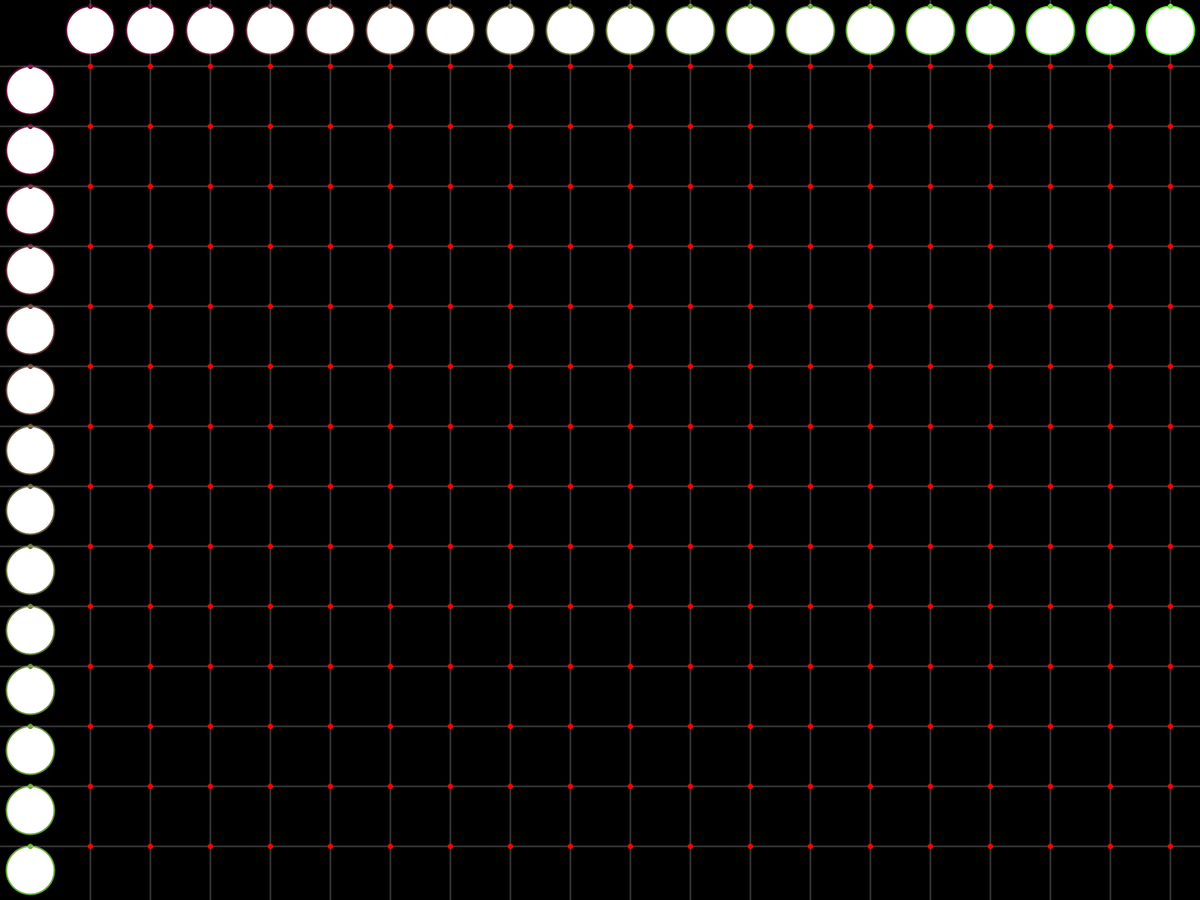
Frame 1 (no input)
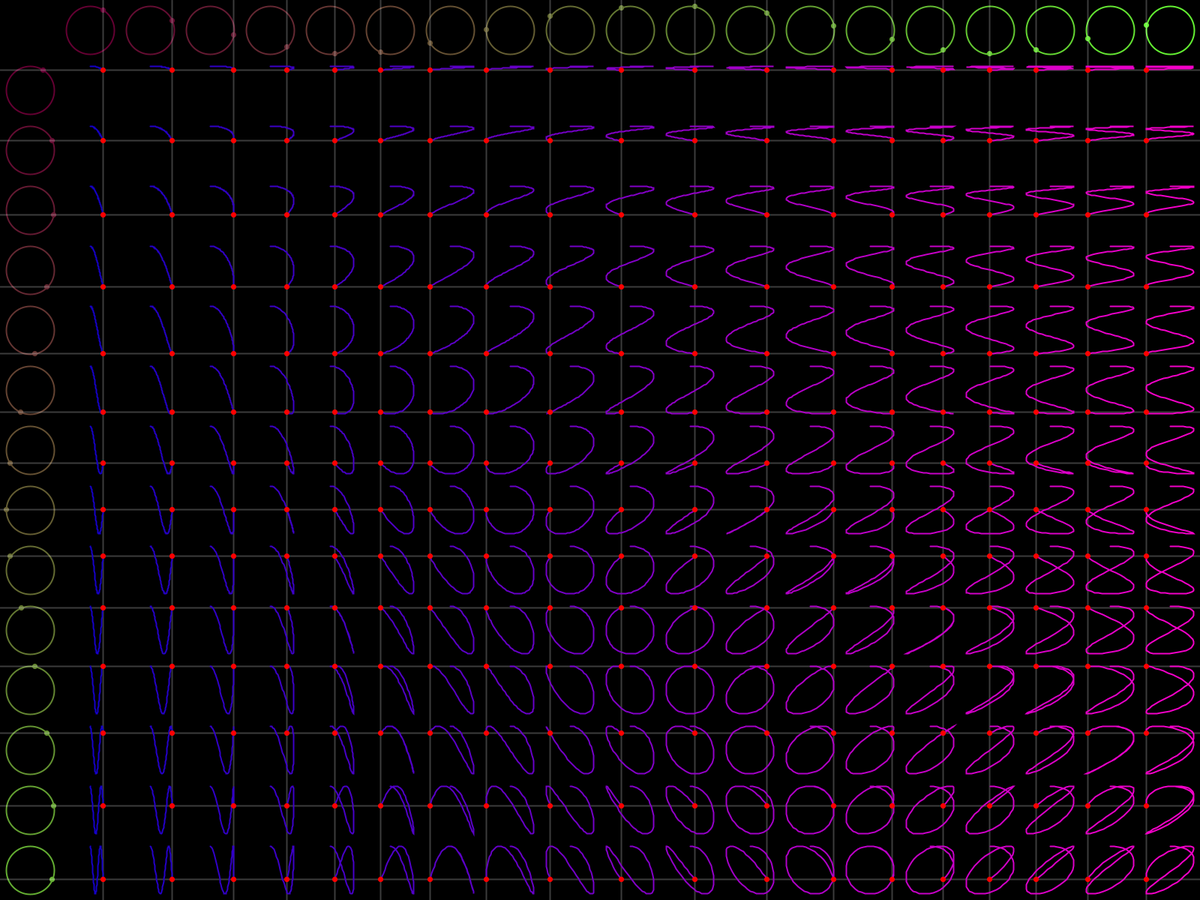
Frame 60 (the mouse pressed at the canvas centre just before this capture)
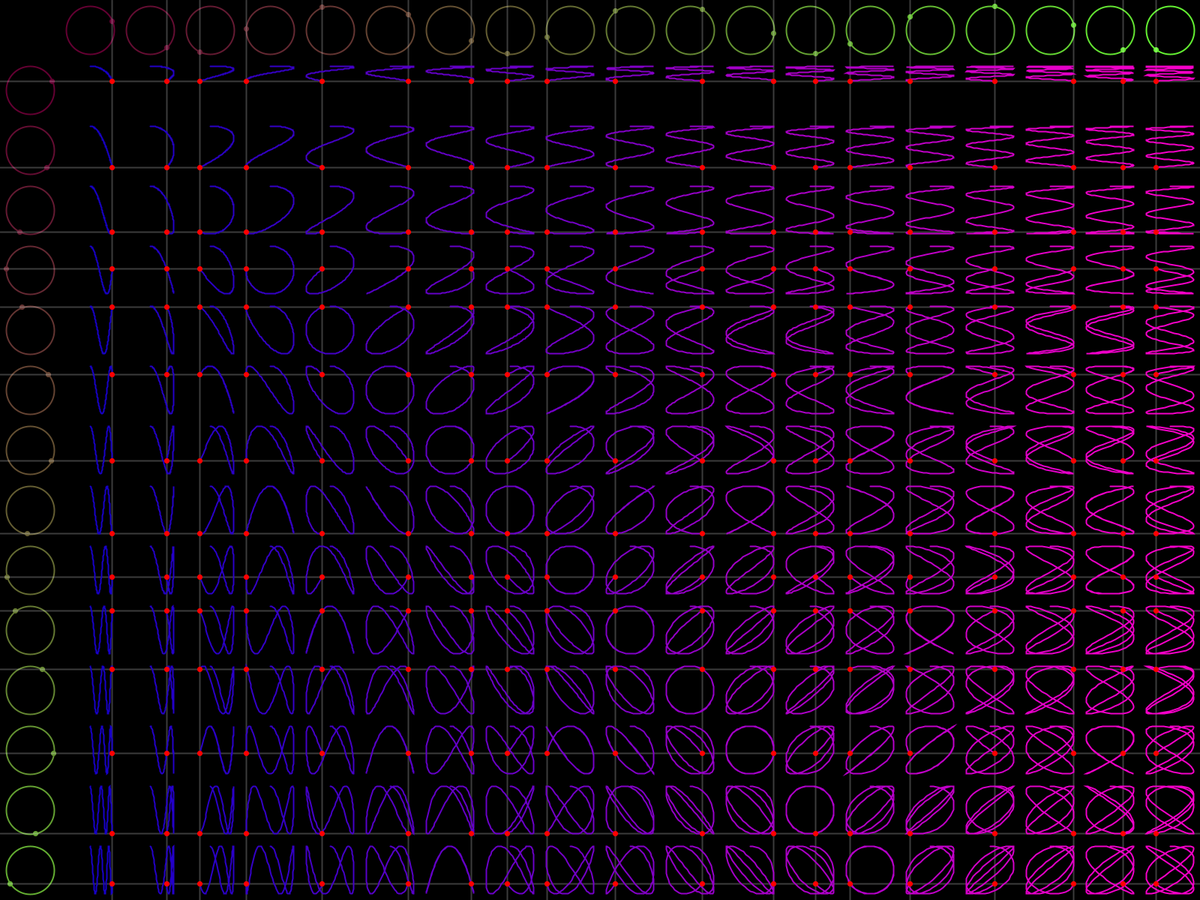
Frame 120 (the mouse held since frame 60 and released just before this capture)

The Processing sketch that drew these frames (run headless with seeded random() and noise(); from frame 60 on, the mouse is pressed at the canvas centre):

// Processing sketch: LissajousTable
// ── LissajousTable.pde
float angle = 0;
int rows;
int cols;
int spacing = 80;

Curve[][] curves;

void setup() {
  //size(800, 800);
  fullScreen();
  rows = height / spacing - 1;
  cols = width / spacing  - 1;
  curves = new Curve[rows][cols];
  for (int i = 0; i < rows; i++) {
    for (int j = 0; j < cols; j++) {
      curves[i][j] = new Curve();
    } 
  } 
  
} 

void draw() {
  background(0);
  float[] xCoord = drawCircles('x', cols);
  float[] yCoord = drawCircles('y', rows);
  for (int i = 0; i < yCoord.length; i++) {
    for (int j = 0; j < xCoord.length; j++) {
      curves[i][j].addPoint(xCoord[j], yCoord[i]);
      curves[i][j].show();
    } 
  } 
  angle += 0.01;
  if (angle > TWO_PI) {
    angle = 0;
    for (int i = 0; i < rows; i++) {
      for (int j = 0; j < cols; j++) {
        curves[i][j] = new Curve();
      } 
    } 
  } 
} 

float[] drawCircles(char axis, int len) {
  float[] coord = new float[len];
  float d = spacing - spacing * 0.2;
  for (int i = 0; i < len; i++) {
    float centerx = spacing / 2;
    float centery = spacing / 2;
    if (axis == 'x') {
      centerx = spacing + i * spacing + spacing / 2;
    } else if (axis == 'y') {
      centery = spacing + i * spacing + spacing / 2;
    }
    float x = cos((i + 1) * angle - PI / 2) * d / 2;
    float y = sin((i + 1) * angle - PI / 2) * d / 2;
    if (axis == 'x') {
      coord[i] = centerx + x;
    } else if (axis == 'y') {
      coord[i] = centery + y;
    } 
    stroke(100, map(i, 0, cols, 0, 255), 50);
    strokeWeight(2);
    ellipse(centerx, centery, d, d);
    strokeWeight(spacing * 0.09);
    point(centerx+x, centery+y);
    stroke(255, 60);
    strokeWeight(2);
    if (axis == 'x') {
      line(centerx + x, 0, centerx + x, height);
    } else if (axis == 'y') {
      line(0, centery + y, width, centery + y);
    } 
  } 
  return coord;
} 

// ── Curve.pde
class Curve {
  ArrayList<PVector> points;
  Curve() {
    points = new ArrayList<PVector>();
  } 
  void addPoint(float x, float y) {
    //if (points.size() < 2000) {
      points.add(new PVector(x, y));
    //}
  } 
  void show() {
    noFill();
    beginShape();
    for (PVector p : points) {
      stroke(map(p.x, 0, width, 0, 255), 0, 200);
      strokeWeight(2);
      vertex(p.x, p.y);
    } 
    endShape();
    stroke(255, 0, 0);
    strokeWeight(spacing * 0.09);
    point(points.get(points.size() - 1).x, points.get(points.size() - 1).y);
  }
} 
